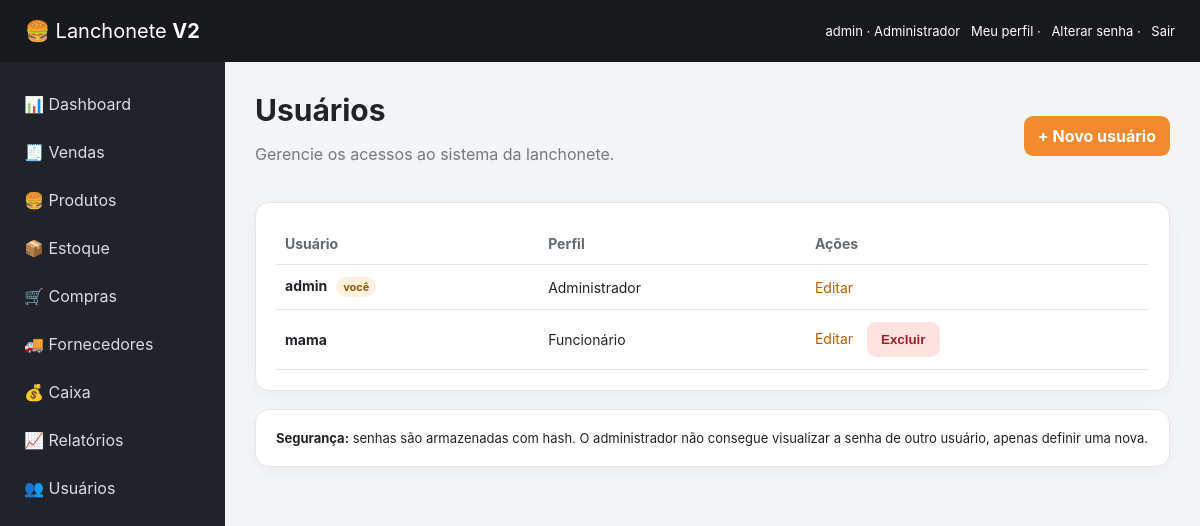
The app's page /usuarios/ (signed in) with its own data.
### app/models.py (models this page shows)
class User(UserMixin, db.Model):
    id = db.Column(db.Integer, primary_key=True)
    username = db.Column(db.String(80), unique=True, nullable=False)
    password_hash = db.Column(db.String(255), nullable=False)
    role = db.Column(db.String(30), default="funcionario")

### app/routes/users.py (the view)
@users_bp.route("/")
@admin_required
def index():
    users = User.query.order_by(User.username.asc()).all()
    return render_template("users.html", users=users, title="Usuários")

### app/__init__.py (called while the page is built)
@login_manager.user_loader
def load_user(user_id):
    from .models import User
    return db.session.get(User, int(user_id))

### app/routes/users.py (called while the page is built)
def admin_required(view):
    @wraps(view)
    @login_required
    def wrapped(*args, **kwargs):
        if current_user.role != "admin":
            flash("Acesso restrito ao administrador.")
            return redirect(url_for("main.index"))
        return view(*args, **kwargs)
    return wrapped

### app/templates/users.html
{% extends "base.html" %}
{% block content %}
<div class="page-head">
  <div><h1>Usuários</h1><p>Gerencie os acessos ao sistema da lanchonete.</p></div>
  <a class="btn primary" href="{{ url_for('users.create') }}">+ Novo usuário</a>
</div>
<div class="panel">
  <table>
    <thead><tr><th>Usuário</th><th>Perfil</th><th>Ações</th></tr></thead>
    <tbody>
      {% for user in users %}
      <tr>
        <td><strong>{{ user.username }}</strong>{% if user.id == current_user.id %} <span class="badge">você</span>{% endif %}</td>
        <td>{{ "Administrador" if user.role == "admin" else "Funcionário" }}</td>
        <td class="actions">
          <a href="{{ url_for('users.edit', user_id=user.id) }}">Editar</a>
          {% if user.id != current_user.id %}
          <form method="post" action="{{ url_for('users.delete', user_id=user.id) }}" style="display:inline" onsubmit="return confirm('Excluir este usuário? Esta ação não pode ser desfeita.');">
            <button class="btn danger-btn" type="submit">Excluir</button>
          </form>
          {% endif %}
        </td>
      </tr>
      {% else %}
      <tr><td colspan="3">Nenhum usuário cadastrado.</td></tr>
      {% endfor %}
    </tbody>
  </table>
</div>
<div class="panel hint">
  <strong>Segurança:</strong> senhas são armazenadas com hash. O administrador não consegue visualizar a senha de outro usuário, apenas definir uma nova.
</div>
{% endblock %}

### app/templates/base.html (shortened to what this page needs)
<!doctype html>
<html lang="pt-BR">
<head>
<link rel="stylesheet" href="{{ url_for('static', filename='css/app.css') }}">
</head>
<body>
<header class="top">
  <div class="brand">🍔 <span>Lanchonete <b>V2</b></span></div>
  <div class="user">
    <span>{{ current_user.username }} · {{ "Administrador" if current_user.role == "admin" else "Funcionário" }}</span>
    <a href="{{ url_for('users.profile') }}">Meu perfil</a> ·
    <a href="{{ url_for('users.change_password') }}">Alterar senha</a> ·
    <a href="{{ url_for('auth.logout') }}">Sair</a>
  </div>
</header>
<aside class="sidebar">
  <a href="{{ url_for('main.index') }}">📊 Dashboard</a>
  <a href="{{ url_for('sales.index') }}">🧾 Vendas</a>
  <a href="{{ url_for('products.index') }}">🍔 Produtos</a>
  <a href="{{ url_for('stock.index') }}">📦 Estoque</a>
  <a href="{{ url_for('purchases.index') }}">🛒 Compras</a>
  <a href="{{ url_for('suppliers.index') }}">🚚 Fornecedores</a>
  <a href="{{ url_for('cash.index') }}">💰 Caixa</a>
  <a href="{{ url_for('reports.index') }}">📈 Relatórios</a>
  {% if current_user.role == "admin" %}<a href="{{ url_for('users.index') }}">👥 Usuários</a>{% endif %}
</aside>
<main class="content">
{% block content %}{% endblock %}
</main>
</body>
</html>

### app/static/css/app.css (style rules this page uses)
:root { --bg:#f4f5f7;--dark:#17191d;--panel:#fff;--muted:#737981;--line:#e4e6e9;--accent:#f28b30;--green:#18864b;--red:#c63d3d }
* { box-sizing:border-box }
body { margin:0;background:var(--bg);color:#20242a;font-family:Inter,system-ui,-apple-system,BlinkMacSystemFont,"Segoe UI",sans-serif }
.top { height:62px;background:var(--dark);color:#fff;display:flex;align-items:center;justify-content:space-between;padding:0 25px;position:fixed;top:0;left:0;right:0;z-index:10 }
.brand { font-size:20px }
.user { font-size:13px }
.user a { color:#fff }
.sidebar { position:fixed;top:62px;bottom:0;left:0;width:225px;background:#202329;padding:20px 12px }
.sidebar a { display:block;color:#d9dde2;text-decoration:none;padding:12px;border-radius:8px;margin-bottom:4px }
.content { margin-left:225px;padding:92px 30px 40px;max-width:1500px }
.page-head { display:flex;justify-content:space-between;align-items:center;margin-bottom:22px }
h1 { margin:0 0 5px;font-size:30px }
p { color:var(--muted) }
.panel { background:var(--panel);border:1px solid var(--line);border-radius:14px;padding:20px;margin-bottom:18px;box-shadow:0 4px 16px rgba(20,24,30,.04) }
table { width:100%;border-collapse:collapse }
th,td { padding:12px 9px;border-bottom:1px solid var(--line);text-align:left;font-size:14px }
th { color:#646a72;font-weight:650 }
.btn { display:inline-block;border:0;border-radius:9px;padding:10px 14px;text-decoration:none;background:#e9ebee;color:#222;cursor:pointer;font-weight:650 }
.btn.primary { background:var(--accent);color:#fff }
.danger-btn { background:#fee2e2;color:#9b2020 }
.actions a { margin-right:10px;color:#b35e00;text-decoration:none }
.hint { font-size:13px }
.badge { display:inline-block;padding:3px 7px;border-radius:999px;background:#fff1df;color:#9a5700;font-size:11px;font-weight:700;margin-left:5px }
.actions form { margin:0 }
.user a { text-decoration:none;margin-left:7px }

### records on screen
User: username "admin", role "Administrador", shows "você"
User: username "mama", role "Funcionário"
